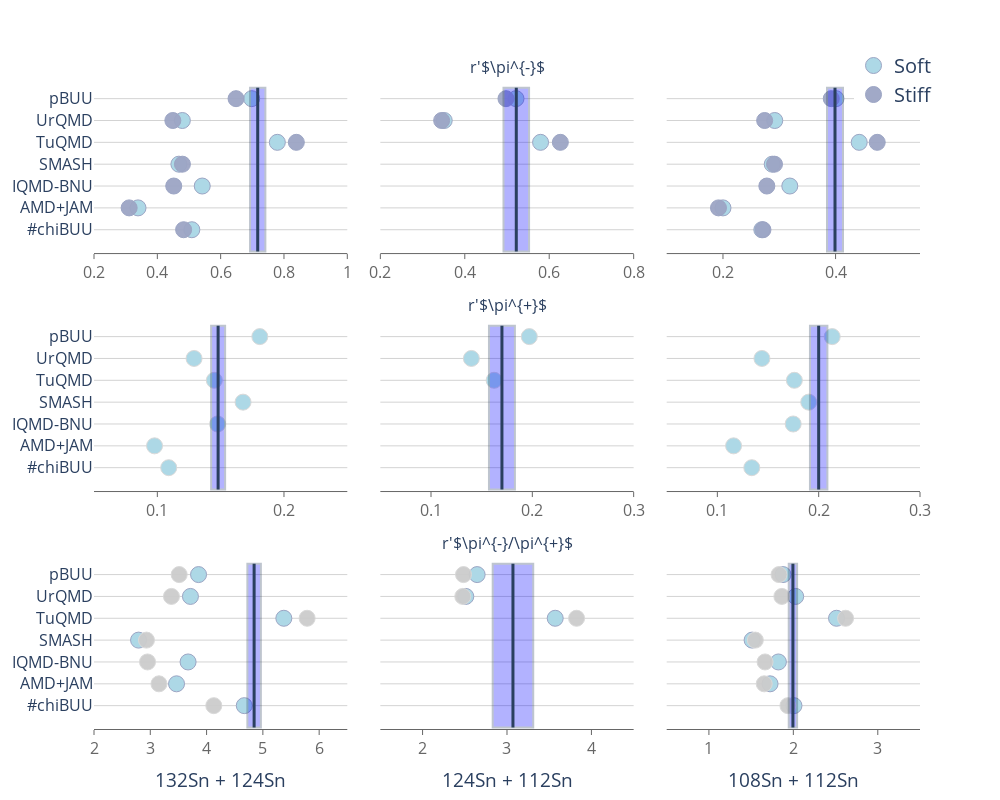

The notebook cell saved with this chart:
### Code cell
fig.update_xaxes(range=[.2,1], dtick = .2, row = 1, col = 1,  linecolor='rgb(102, 102, 102)',
        tickfont_color='rgb(102, 102, 102)',
        showticklabels=True,
        ticks='outside',
        tickcolor='rgb(102, 102, 102)')
fig.update_xaxes(range=[.2,.8], dtick = .2, row = 1, col = 2,  linecolor='rgb(102, 102, 102)',
        tickfont_color='rgb(102, 102, 102)',
        showticklabels=True,
        ticks='outside',
        tickcolor='rgb(102, 102, 102)')

fig.update_xaxes(range=[.1,.55], dtick = .2, row = 1, col = 3,  linecolor='rgb(102, 102, 102)',
        tickfont_color='rgb(102, 102, 102)',
        showticklabels=True,
        ticks='outside',
        tickcolor='rgb(102, 102, 102)',
        )

fig.update_xaxes(range=[.05,.25], dtick = .1, row = 2, col = 1,  linecolor='rgb(102, 102, 102)',
        tickfont_color='rgb(102, 102, 102)',
        showticklabels=True,
        ticks='outside',
        tickcolor='rgb(102, 102, 102)')
fig.update_xaxes(range=[.05,.3], dtick = .1, row = 2, col = 2,  linecolor='rgb(102, 102, 102)',
        tickfont_color='rgb(102, 102, 102)',
        showticklabels=True,
        ticks='outside',
        tickcolor='rgb(102, 102, 102)')

fig.update_xaxes(range=[.05,.3], dtick = .1, row = 2, col = 3,  linecolor='rgb(102, 102, 102)',
        tickfont_color='rgb(102, 102, 102)',
        showticklabels=True,
        ticks='outside',
        tickcolor='rgb(102, 102, 102)',
        )



fig.update_xaxes(range=[2.,6.5], dtick = 1, row = 3, col = 1,  linecolor='rgb(102, 102, 102)',
        title_text= "132Sn + 124Sn",
        tickfont_color='rgb(102, 102, 102)',
        showticklabels=True,
        ticks='outside',
        tickcolor='rgb(102, 102, 102)')
fig.update_xaxes(range=[1.5,4.5], dtick = 1, row = 3, col = 2,  linecolor='rgb(102, 102, 102)',
        title_text="124Sn + 112Sn",
        tickfont_color='rgb(102, 102, 102)',
        showticklabels=True,
        ticks='outside',
        tickcolor='rgb(102, 102, 102)')

fig.update_xaxes(range=[.5,3.5], dtick = 1, row = 3, col = 3,  linecolor='rgb(102, 102, 102)',
        title_text="108Sn + 112Sn",
        tickfont_color='rgb(102, 102, 102)',
        showticklabels=True,
        ticks='outside',
        tickcolor='rgb(102, 102, 102)',
        )


fig.update_traces(mode='markers', marker=dict(line_width=1, symbol='circle', size=16))
fig.update_yaxes(showgrid=True, gridwidth=1, gridcolor='lightgray')

#fig.update_xaxes(range=[.05,.25], dtick = .1, row = 1, col = 2)

fig.update_layout(
    autosize=True,
    title="",
    margin=dict(l=50, r=80, b=50, t=80),
    font=dict(
       # family="Courier New, monospace",
       size=16
    #    color="#7f7f7f"
    ),
    legend=dict(
        font_size=20,
        yanchor='middle',
        xanchor='right',
    ),
    width=1000,
    height=800,
    paper_bgcolor='white',
    plot_bgcolor='white',
    hovermode='closest',
)

fig.write_image("pionpaper.pdf")

fig.show()

### Figure 1 — Plotly figure (JSON) as saved in the notebook; plotly's stock layout.template omitted (floating-point values rounded to 4 significant figures)
{"data": [{"marker": {"color": "lightblue", "line": {"color": "rgba(156, 165, 196, 1.0)", "width": 1}, "size": 16, "symbol": "circle"}, "mode": "markers", "name": "Soft", "type": "scatter", "x": [0.509, 0.339, 0.5418, 0.4681, 0.779, 0.479, 0.6979], "xaxis": "x", "y": ["#chiBUU", "AMD+JAM", "IQMD-BNU", "SMASH", "TuQMD", "UrQMD", "pBUU"], "yaxis": "y"}, {"marker": {"color": "lightblue", "line": {"color": "rgba(156, 165, 196, 1.0)", "width": 1}, "size": 16, "symbol": "circle"}, "mode": "markers", "name": "Soft", "showlegend": false, "type": "scatter", "x": [0, 0, 0, 0, 0.5795, 0.3513, 0.5213], "xaxis": "x2", "y": ["#chiBUU", "AMD+JAM", "IQMD-BNU", "SMASH", "TuQMD", "UrQMD", "pBUU"], "yaxis": "y2"}, {"marker": {"color": "lightblue", "line": {"color": "rgba(156, 165, 196, 1.0)", "width": 1}, "size": 16, "symbol": "circle"}, "mode": "markers", "name": "Soft", "showlegend": false, "type": "scatter", "x": [0.269, 0.2, 0.3187, 0.2875, 0.442, 0.292, 0.4007], "xaxis": "x3", "y": ["#chiBUU", "AMD+JAM", "IQMD-BNU", "SMASH", "TuQMD", "UrQMD", "pBUU"], "yaxis": "y3"}, {"marker": {"color": "rgba(156, 165, 196, 0.95)", "line": {"color": "rgba(156, 165, 196, 1.0)", "width": 1}, "size": 16, "symbol": "circle"}, "mode": "markers", "name": "Stiff", "type": "scatter", "x": [0.483, 0.311, 0.4518, 0.4792, 0.839, 0.449, 0.6486], "xaxis": "x", "y": ["#chiBUU", "AMD+JAM", "IQMD-BNU", "SMASH", "TuQMD", "UrQMD", "pBUU"], "yaxis": "y"}, {"marker": {"color": "rgba(156, 165, 196, 0.95)", "line": {"color": "rgba(156, 165, 196, 1.0)", "width": 1}, "size": 16, "symbol": "circle"}, "mode": "markers", "name": "Stiff", "showlegend": false, "type": "scatter", "x": [0, 0, 0, 0, 0.6264, 0.3452, 0.4975], "xaxis": "x2", "y": ["#chiBUU", "AMD+JAM", "IQMD-BNU", "SMASH", "TuQMD", "UrQMD", "pBUU"], "yaxis": "y2"}, {"marker": {"color": "rgba(156, 165, 196, 0.95)", "line": {"color": "rgba(156, 165, 196, 1.0)", "width": 1}, "size": 16, "symbol": "circle"}, "mode": "markers", "name": "Stiff", "showlegend": false, "type": "scatter", "x": [0.271, 0.192, 0.2779, 0.2915, 0.474, 0.274, 0.3923], "xaxis": "x3", "y": ["#chiBUU", "AMD+JAM", "IQMD-BNU", "SMASH", "TuQMD", "UrQMD", "pBUU"], "yaxis": "y3"}, {"marker": {"color": "lightblue", "line": {"color": "rgba(217, 217, 217, 1.0)", "width": 1}, "size": 16, "symbol": "circle"}, "mode": "markers", "name": "Soft", "showlegend": false, "type": "scatter", "x": [0.109, 0.0978, 0.1476, 0.1677, 0.145, 0.129, 0.1809], "xaxis": "x4", "y": ["#chiBUU", "AMD+JAM", "IQMD-BNU", "SMASH", "TuQMD", "UrQMD", "pBUU"], "yaxis": "y4"}, {"marker": {"color": "lightblue", "line": {"color": "rgba(217, 217, 217, 1.0)", "width": 1}, "size": 16, "symbol": "circle"}, "mode": "markers", "name": "Soft", "showlegend": false, "type": "scatter", "x": [0, 0, 0, 0, 0.1623, 0.1399, 0.197], "xaxis": "x5", "y": ["#chiBUU", "AMD+JAM", "IQMD-BNU", "SMASH", "TuQMD", "UrQMD", "pBUU"], "yaxis": "y5"}, {"marker": {"color": "lightblue", "line": {"color": "rgba(217, 217, 217, 1.0)", "width": 1}, "size": 16, "symbol": "circle"}, "mode": "markers", "name": "Soft", "showlegend": false, "type": "scatter", "x": [0.134, 0.116, 0.1748, 0.1902, 0.176, 0.144, 0.2133], "xaxis": "x6", "y": ["#chiBUU", "AMD+JAM", "IQMD-BNU", "SMASH", "TuQMD", "UrQMD", "pBUU"], "yaxis": "y6"}, {"marker": {"color": "lightblue", "line": {"color": "rgba(156, 165, 196, 1.0)", "width": 1}, "size": 16, "symbol": "circle"}, "mode": "markers", "name": "Soft", "showlegend": false, "type": "scatter", "x": [4.67, 3.466, 3.671, 2.792, 5.372, 3.713, 3.857], "xaxis": "x7", "y": ["#chiBUU", "AMD+JAM", "IQMD-BNU", "SMASH", "TuQMD", "UrQMD", "pBUU"], "yaxis": "y7"}, {"marker": {"color": "lightblue", "line": {"color": "rgba(156, 165, 196, 1.0)", "width": 1}, "size": 16, "symbol": "circle"}, "mode": "markers", "name": "Soft", "showlegend": false, "type": "scatter", "x": [null, null, null, null, 3.571, 2.512, 2.646], "xaxis": "x8", "y": ["#chiBUU", "AMD+JAM", "IQMD-BNU", "SMASH", "TuQMD", "UrQMD", "pBUU"], "yaxis": "y8"}, {"marker": {"color": "lightblue", "line": {"color": "rgba(156, 165, 196, 1.0)", "width": 1}, "size": 16, "symbol": "circle"}, "mode": "markers", "name": "Soft", "showlegend": false, "type": "scatter", "x": [2.007, 1.724, 1.823, 1.512, 2.511, 2.028, 1.878], "xaxis": "x9", "y": ["#chiBUU", "AMD+JAM", "IQMD-BNU", "SMASH", "TuQMD", "UrQMD", "pBUU"], "yaxis": "y9"}, {"marker": {"color": "rgba(204, 204, 204, 0.95)", "line": {"color": "rgba(217, 217, 217, 1.0)", "width": 1}, "size": 16, "symbol": "circle"}, "mode": "markers", "name": "Stiff", "showlegend": false, "type": "scatter", "x": [4.128, 3.154, 2.951, 2.932, 5.786, 3.376, 3.513], "xaxis": "x7", "y": ["#chiBUU", "AMD+JAM", "IQMD-BNU", "SMASH", "TuQMD", "UrQMD", "pBUU"], "yaxis": "y7"}, {"marker": {"color": "rgba(204, 204, 204, 0.95)", "line": {"color": "rgba(217, 217, 217, 1.0)", "width": 1}, "size": 16, "symbol": "circle"}, "mode": "markers", "name": "Stiff", "showlegend": false, "type": "scatter", "x": [null, null, null, null, 3.824, 2.476, 2.485], "xaxis": "x8", "y": ["#chiBUU", "AMD+JAM", "IQMD-BNU", "SMASH", "TuQMD", "UrQMD", "pBUU"], "yaxis": "y8"}, {"marker": {"color": "rgba(204, 204, 204, 0.95)", "line": {"color": "rgba(217, 217, 217, 1.0)", "width": 1}, "size": 16, "symbol": "circle"}, "mode": "markers", "name": "Stiff", "showlegend": false, "type": "scatter", "x": [1.936, 1.655, 1.665, 1.55, 2.619, 1.864, 1.83], "xaxis": "x9", "y": ["#chiBUU", "AMD+JAM", "IQMD-BNU", "SMASH", "TuQMD", "UrQMD", "pBUU"], "yaxis": "y9"}], "layout": {"annotations": [{"font": {"size": 16}, "showarrow": false, "text": "r'$\\pi^{-}$", "x": 0.5, "xanchor": "center", "xref": "paper", "y": 1, "yanchor": "bottom", "yref": "paper"}, {"font": {"size": 16}, "showarrow": false, "text": "r'$\\pi^{+}$", "x": 0.5, "xanchor": "center", "xref": "paper", "y": 0.6333, "yanchor": "bottom", "yref": "paper"}, {"font": {"size": 16}, "showarrow": false, "text": "r'$\\pi^{-}/\\pi^{+}$", "x": 0.5, "xanchor": "center", "xref": "paper", "y": 0.2667, "yanchor": "bottom", "yref": "paper"}], "autosize": true, "font": {"size": 16}, "height": 800, "hovermode": "closest", "legend": {"font": {"size": 20}, "xanchor": "right", "yanchor": "middle"}, "margin": {"b": 50, "l": 50, "r": 80, "t": 80}, "paper_bgcolor": "white", "plot_bgcolor": "white", "shapes": [{"fillcolor": "blue", "opacity": 0.3, "type": "rect", "x0": 0.6928, "x1": 0.7412, "xref": "x", "y0": -1, "y1": 6.5, "yref": "y"}, {"fillcolor": "blue", "opacity": 0.3, "type": "rect", "x0": 0.4917, "x1": 0.5523, "xref": "x2", "y0": -1, "y1": 6.5, "yref": "y2"}, {"fillcolor": "blue", "opacity": 0.3, "type": "rect", "x0": 0.3848, "x1": 0.4132, "xref": "x3", "y0": -1, "y1": 6.5, "yref": "y3"}, {"fillcolor": "blue", "opacity": 0.3, "type": "rect", "x0": 0.1425, "x1": 0.1535, "xref": "x4", "y0": -1, "y1": 6.5, "yref": "y4"}, {"fillcolor": "blue", "opacity": 0.3, "type": "rect", "x0": 0.1572, "x1": 0.1828, "xref": "x5", "y0": -1, "y1": 6.5, "yref": "y5"}, {"fillcolor": "blue", "opacity": 0.3, "type": "rect", "x0": 0.1914, "x1": 0.2086, "xref": "x6", "y0": -1, "y1": 6.5, "yref": "y6"}, {"fillcolor": "blue", "opacity": 0.3, "type": "rect", "x0": 4.725, "x1": 4.965, "xref": "x7", "y0": -1, "y1": 6.5, "yref": "y7"}, {"fillcolor": "blue", "opacity": 0.3, "type": "rect", "x0": 2.831, "x1": 3.311, "xref": "x8", "y0": -1, "y1": 6.5, "yref": "y8"}, {"fillcolor": "blue", "opacity": 0.3, "type": "rect", "x0": 1.946, "x1": 2.045, "xref": "x9", "y0": -1, "y1": 6.5, "yref": "y9"}, {"line": {"width": 3}, "type": "line", "x0": 0.717, "x1": 0.717, "xref": "x", "y0": -1, "y1": 6.5, "yref": "y"}, {"line": {"width": 3}, "type": "line", "x0": 0.522, "x1": 0.522, "xref": "x2", "y0": -1, "y1": 6.5, "yref": "y2"}, {"line": {"width": 3}, "type": "line", "x0": 0.399, "x1": 0.399, "xref": "x3", "y0": -1, "y1": 6.5, "yref": "y3"}, {"line": {"width": 3}, "type": "line", "x0": 0.148, "x1": 0.148, "xref": "x4", "y0": -1, "y1": 6.5, "yref": "y4"}, {"line": {"width": 3}, "type": "line", "x0": 0.17, "x1": 0.17, "xref": "x5", "y0": -1, "y1": 6.5, "yref": "y5"}, {"line": {"width": 3}, "type": "line", "x0": 0.2, "x1": 0.2, "xref": "x6", "y0": -1, "y1": 6.5, "yref": "y6"}, {"line": {"width": 3}, "type": "line", "x0": 4.845, "x1": 4.845, "xref": "x7", "y0": -1, "y1": 6.5, "yref": "y7"}, {"line": {"width": 3}, "type": "line", "x0": 3.071, "x1": 3.071, "xref": "x8", "y0": -1, "y1": 6.5, "yref": "y8"}, {"line": {"width": 3}, "type": "line", "x0": 1.995, "x1": 1.995, "xref": "x9", "y0": -1, "y1": 6.5, "yref": "y9"}], "title": {"text": ""}, "width": 1000, "xaxis": {"anchor": "y", "domain": [0, 0.3067], "dtick": 0.2, "linecolor": "rgb(102, 102, 102)", "range": [0.2, 1], "showticklabels": true, "tickcolor": "rgb(102, 102, 102)", "tickfont": {"color": "rgb(102, 102, 102)"}, "ticks": "outside"}, "xaxis2": {"anchor": "y2", "domain": [0.3467, 0.6533], "dtick": 0.2, "linecolor": "rgb(102, 102, 102)", "range": [0.2, 0.8], "showticklabels": true, "tickcolor": "rgb(102, 102, 102)", "tickfont": {"color": "rgb(102, 102, 102)"}, "ticks": "outside"}, "xaxis3": {"anchor": "y3", "domain": [0.6933, 1], "dtick": 0.2, "linecolor": "rgb(102, 102, 102)", "range": [0.1, 0.55], "showticklabels": true, "tickcolor": "rgb(102, 102, 102)", "tickfont": {"color": "rgb(102, 102, 102)"}, "ticks": "outside"}, "xaxis4": {"anchor": "y4", "domain": [0, 0.3067], "dtick": 0.1, "linecolor": "rgb(102, 102, 102)", "range": [0.05, 0.25], "showticklabels": true, "tickcolor": "rgb(102, 102, 102)", "tickfont": {"color": "rgb(102, 102, 102)"}, "ticks": "outside"}, "xaxis5": {"anchor": "y5", "domain": [0.3467, 0.6533], "dtick": 0.1, "linecolor": "rgb(102, 102, 102)", "range": [0.05, 0.3], "showticklabels": true, "tickcolor": "rgb(102, 102, 102)", "tickfont": {"color": "rgb(102, 102, 102)"}, "ticks": "outside"}, "xaxis6": {"anchor": "y6", "domain": [0.6933, 1], "dtick": 0.1, "linecolor": "rgb(102, 102, 102)", "range": [0.05, 0.3], "showticklabels": true, "tickcolor": "rgb(102, 102, 102)", "tickfont": {"color": "rgb(102, 102, 102)"}, "ticks": "outside"}, "xaxis7": {"anchor": "y7", "domain": [0, 0.3067], "dtick": 1, "linecolor": "rgb(102, 102, 102)", "range": [2, 6.5], "showticklabels": true, "tickcolor": "rgb(102, 102, 102)", "tickfont": {"color": "rgb(102, 102, 102)"}, "ticks": "outside", "title": {"text": "132Sn + 124Sn"}}, "xaxis8": {"anchor": "y8", "domain": [0.3467, 0.6533], "dtick": 1, "linecolor": "rgb(102, 102, 102)", "range": [1.5, 4.5], "showticklabels": true, "tickcolor": "rgb(102, 102, 102)", "tickfont": {"color": "rgb(102, 102, 102)"}, "ticks": "outside", "title": {"text": "124Sn + 112Sn"}}, "xaxis9": {"anchor": "y9", "domain": [0.6933, 1], "dtick": 1, "linecolor": "rgb(102, 102, 102)", "range": [0.5, 3.5], "showticklabels": true, "tickcolor": "rgb(102, 102, 102)", "tickfont": {"color": "rgb(102, 102, 102)"}, "ticks": "outside", "title": {"text": "108Sn + 112Sn"}}, "yaxis": {"anchor": "x", "domain": [0.7333, 1], "gridcolor": "lightgray", "gridwidth": 1, "showgrid": true}, "yaxis2": {"anchor": "x2", "domain": [0.7333, 1], "gridcolor": "lightgray", "gridwidth": 1, "matches": "y", "showgrid": true, "showticklabels": false}, "yaxis3": {"anchor": "x3", "domain": [0.7333, 1], "gridcolor": "lightgray", "gridwidth": 1, "matches": "y", "showgrid": true, "showticklabels": false}, "yaxis4": {"anchor": "x4", "domain": [0.3667, 0.6333], "gridcolor": "lightgray", "gridwidth": 1, "showgrid": true}, "yaxis5": {"anchor": "x5", "domain": [0.3667, 0.6333], "gridcolor": "lightgray", "gridwidth": 1, "matches": "y4", "showgrid": true, "showticklabels": false}, "yaxis6": {"anchor": "x6", "domain": [0.3667, 0.6333], "gridcolor": "lightgray", "gridwidth": 1, "matches": "y4", "showgrid": true, "showticklabels": false}, "yaxis7": {"anchor": "x7", "domain": [0, 0.2667], "gridcolor": "lightgray", "gridwidth": 1, "showgrid": true}, "yaxis8": {"anchor": "x8", "domain": [0, 0.2667], "gridcolor": "lightgray", "gridwidth": 1, "matches": "y7", "showgrid": true, "showticklabels": false}, "yaxis9": {"anchor": "x9", "domain": [0, 0.2667], "gridcolor": "lightgray", "gridwidth": 1, "matches": "y7", "showgrid": true, "showticklabels": false}}}
